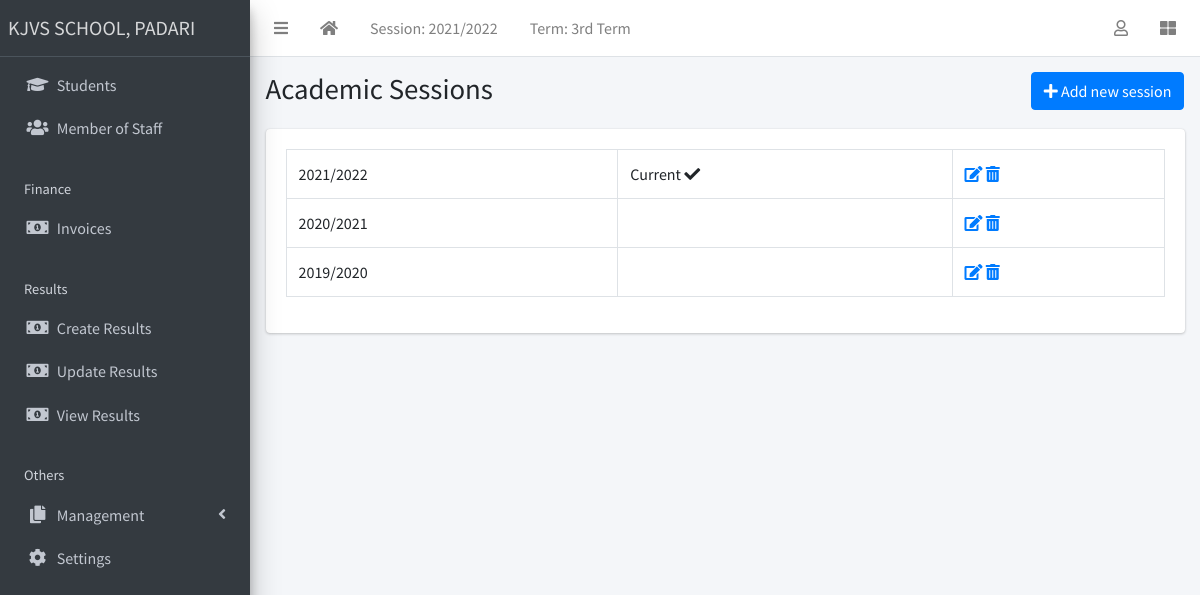
/session/list/ (signed in), run on an earlier commit of the app's database.
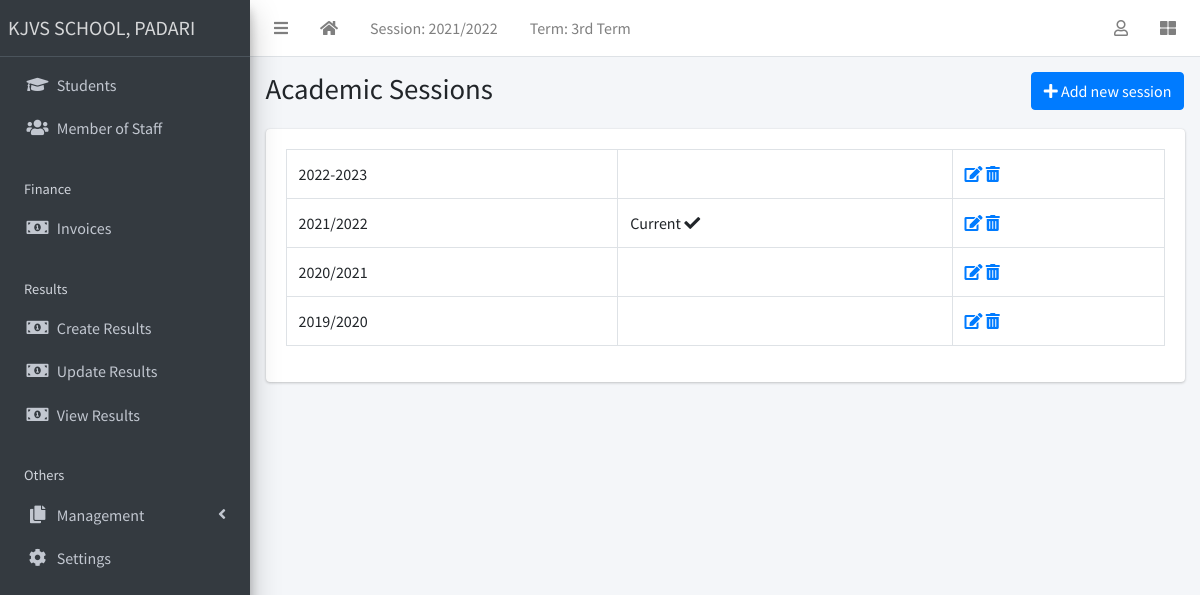
And on a later commit of the database.
### apps/corecode/models.py (models this page shows)
class AcademicSession(models.Model):
    name = models.CharField(max_length=200, unique=True)
    current = models.BooleanField(default=True)
    class Meta:
        ordering = ["-name"]
    def __str__(self):
        return self.name

### apps/corecode/views.py (the view)
# urls.py: path("session/list/", SessionListView.as_view(), name="sessions"),
class SessionListView(LoginRequiredMixin, SuccessMessageMixin, ListView):
    model = AcademicSession
    template_name = "corecode/session_list.html"
    def get_context_data(self, **kwargs):
        context = super().get_context_data(**kwargs)
        context["form"] = AcademicSessionForm()
        return context

### apps/corecode/context_processors.py (called while the page is built)
def site_defaults(request):
    current_session = AcademicSession.objects.get(current=True)
    current_term = AcademicTerm.objects.get(current=True)
    vals = SiteConfig.objects.all()
    contexts = {
        "current_session": current_session.name,
        "current_term": current_term.name,
    }
    for val in vals:
        contexts[val.key] = val.value
    return contexts

### apps/corecode/templates/corecode/session_list.html (shortened to what this page needs)
{% extends 'base.html' %}
{% load widget_tweaks %}
{% block title %}
Academic Sessions
{% endblock title %}
{% block breadcrumb %}
  <a class="btn btn-primary" href="#" data-toggle="modal" data-target="#modal1">
    <i class="fa fa-plus"></i>
    Add new session
  </a>
{% endblock breadcrumb %}
{% block content %}
  <div class="row">
    <div class="col-sm-12">
        <table class="table table-bordered">
          <tbody>
            {% for object in object_list %}
            <tr>
              <td>{{ object }}</td>
              <td>
                {% if object.current == True %}
                  Current <i class="fa fa-check"></i>
                {% endif %}
              </td>
              <td><a href="{% url 'session-update' object.id %}"><i
                    class="fa fa-edit"></i></a> <a
                  href="{% url 'session-delete' object.id %}"><i
                    class="fa fa-trash-alt"></i></a></td>
            </tr>
            {% endfor %}
          </tbody>
        </table>
    </div>
  </div>
{% endblock content %}

### templates/base.html (shortened to what the changed rows need)
{% load static %}
<!DOCTYPE html>
<html lang="en">
<head>
  <link rel="stylesheet" href="{% static 'plugins/fontawesome-free/css/all.min.css' %}">
  <link rel="stylesheet" href="{% static 'plugins/toastr/toastr.min.css' %}">
  <link rel="stylesheet"
    href="{% static 'plugins/overlayScrollbars/css/OverlayScrollbars.min.css' %}">
  <link rel="stylesheet" href="{% static 'plugins/Datatables/datatables.min.css' %}" />
  <link rel="stylesheet" href="{% static 'dist/css/adminlte.min.css' %}">
</head>
<body
  class="hold-transition sidebar-mini layout-fixed layout-navbar-fixed layout-footer-fixed">
  <div class="wrapper">
    <nav class="main-header navbar navbar-expand navbar-white navbar-light">
      <ul class="navbar-nav">
        <li class="nav-item d-none d-sm-inline-block">
          <a href="{% url 'current-session' %}" class="nav-link">Session: {{ current_session }}</a>
        </li>
      </ul>
    </nav>
    <div class="content-wrapper">
      <section class="content-header">
        <div class="container-fluid">
          <div class="row mb-1">
            <div class="col-sm-8">
              <h1>{% block title %}{% endblock title %}</h1>
            </div>
          </div>
        </div>
      </section>
      <section class="content">
        <div class="container-fluid">
          <div class="row">
            <div class="col-md-12">
              {% block fullcard %}
              <div class="card">
                <div class="card-body">
                  <div class="row">
                    <div class="col">
                      {% block content %}
                      {% endblock content %}
                    </div>
                  </div>
                </div>
              </div>
              {% endblock fullcard %}
            </div>
          </div>
        </div>
      </section>
    </div>
  </div>
</body>
</html>

What changed in the data, as far as the page shows it:
added AcademicSession: name "2022-2023"
